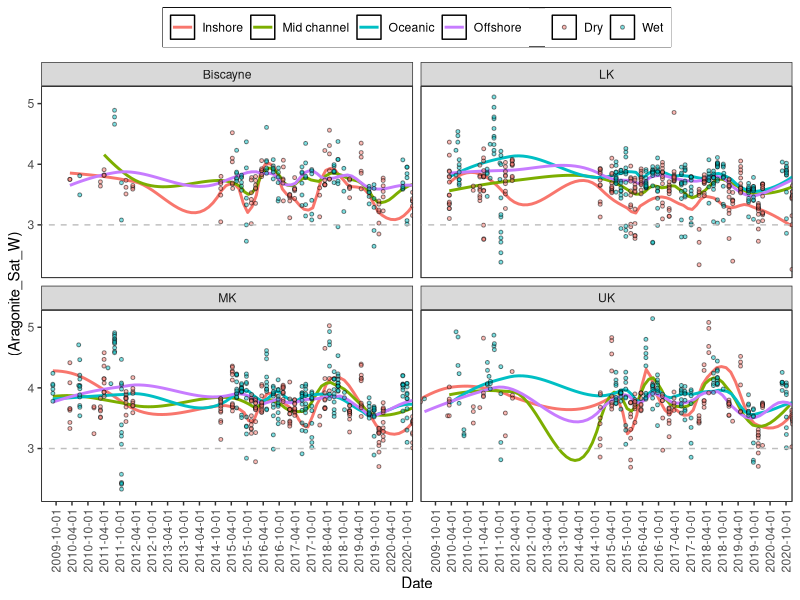
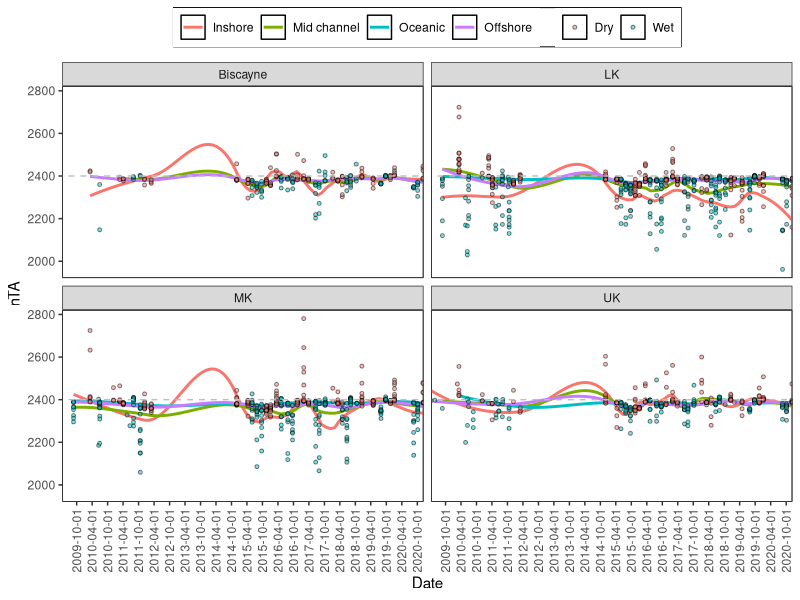
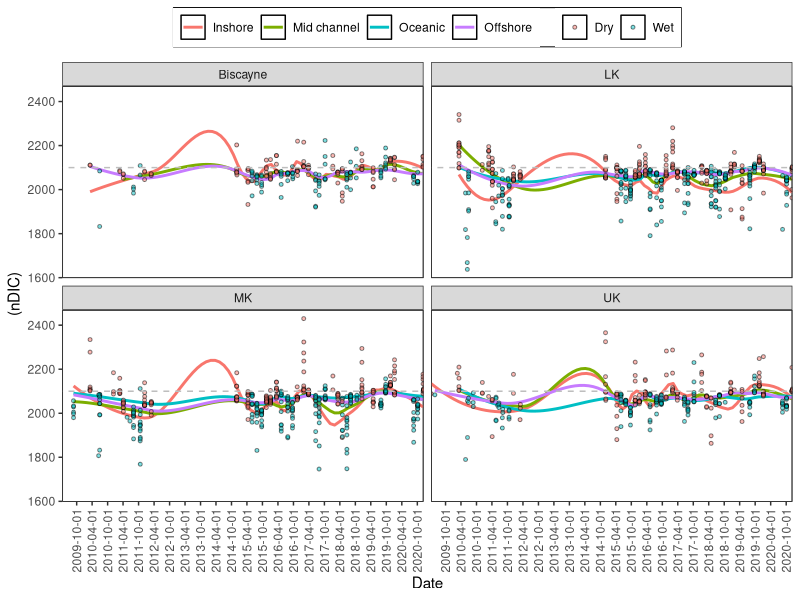
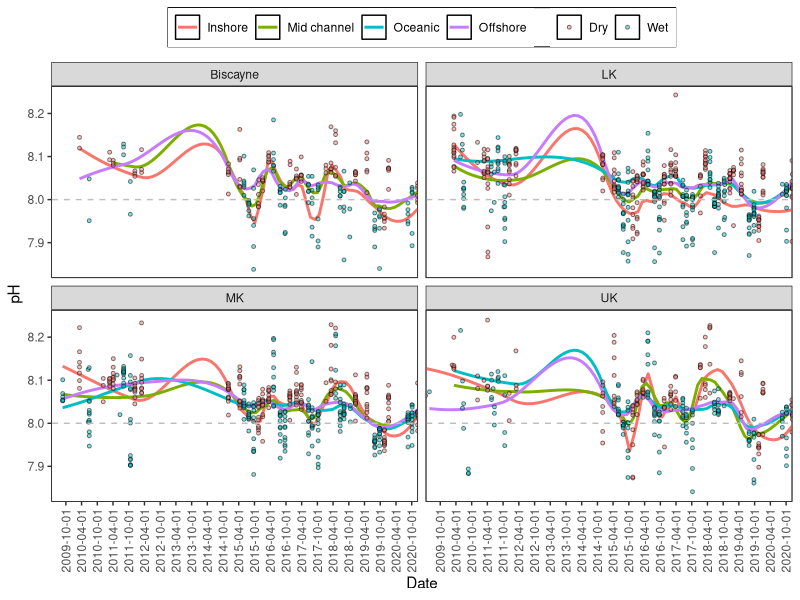
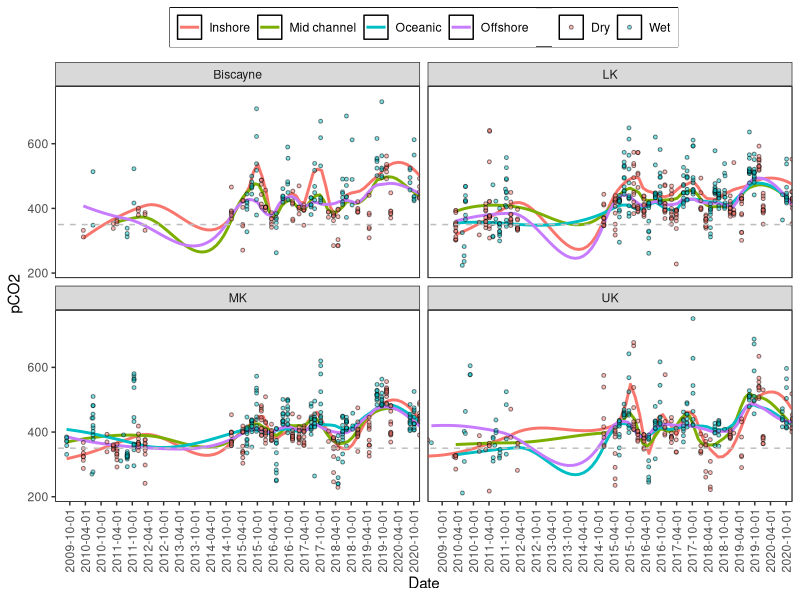

Write R code to recreate these figures, in order.
## ---- chunk 1
  knitr::opts_chunk$set(warning = FALSE, 
                        message = FALSE,
                        #options(knitr.kable.NA = ''),
                        fig.align = "center")
## ---- chunk 2
# Libraries
    library(plyr)
    library(tidyverse)
    library(reshape2)
    library(ggthemes)
    library(lubridate)
    library(knitr)
    library(dplyr)
    library(broom)
## ---- chunk 3

WS.data<-read.csv("WS.data.csv", header = T)
WS.data$Date<-as.Date(WS.data$Date)

Cycles<-WS.data %>% select(SiteID, Date, Zone, Sub_region, Month, Precipitation,
                           Aragonite_Sat_W, BestSalinity, nTA, nDIC, pH, pCO2) 

clycle<- ggplot(Cycles, aes(x=Date)) +
  
  theme_bw() +
  #scale_y_continuous(limits = c(0,5.5),
  #                     name=("Aragonite Saturation") ,
  #                     breaks = seq(0, 5, 1),  
   #                    expand = c(0, 0)) +
  scale_x_date(name="Date",
               #labels = date_format("%M/%Y"),
               #limits = c(-1,114),
               expand = c(0, 0),
              breaks ="6 months")+
  
theme(legend.position="top",
      legend.direction = "horizontal",
      legend.title = element_blank(),
          plot.background=element_blank(),
          axis.text.x = element_text(angle = 90, vjust = 0.5),
          panel.grid.major.y = element_blank(),
          panel.grid.major.x = element_blank(),
          panel.grid.minor.x = element_blank(),
          panel.grid.minor.y = element_blank(),
          legend.box.background = element_rect(),
          panel.background =element_rect(fill = NA, color = "black")
          ) +
  facet_wrap(Sub_region~.)

## ---- chunk 4
Omega<-clycle  +  
  geom_smooth(aes(x=Date, y=(Aragonite_Sat_W), colour=Zone), span= 0.3, se=FALSE)+
  geom_point(aes(x=Date, y=Aragonite_Sat_W, fill=Precipitation), shape=21, alpha=0.5, size=1)+ 
  geom_abline(slope = 0, intercept = 3, color="gray", linetype=2)
Omega

## ---- chunk 5
nTAcycle<-clycle  +  
  geom_smooth(aes(x=Date, y=nTA, colour=Zone), span= 0.3, se=FALSE)+
  geom_point(aes(x=Date, y=nTA, fill=Precipitation), shape=21, alpha=0.5, size=1)+ 
  geom_abline(slope = 0, intercept = 2400, color="gray", linetype=2)
nTAcycle

## ---- chunk 6
nDICcycle<-clycle  +  
  geom_smooth(aes(x=Date, y=(nDIC), colour=Zone), span= 0.3, se=FALSE)+
  geom_point(aes(x=Date, y=nDIC, fill=Precipitation), shape=21, alpha=0.5, size=1)+ 
  geom_abline(slope = 0, intercept = 2100, color="gray", linetype=2)
nDICcycle

## ---- chunk 7
pHcycle<-clycle  +  
  geom_smooth(aes(x=Date, y=pH, colour=Zone), span= 0.3, se=FALSE)+
  geom_point(aes(x=Date, y=pH, fill=Precipitation), shape=21, alpha=0.5, size=1)+ 
  geom_abline(slope = 0, intercept = 8, color="gray", linetype=2)
pHcycle

## ---- chunk 8
pCO2cycle<-clycle  +  
  geom_smooth(aes(x=Date, y=pCO2, colour=Zone), span= 0.3, se=FALSE)+
  geom_point(aes(x=Date, y=pCO2, fill=Precipitation), shape=21, alpha=0.5, size=1)+ 
  geom_abline(slope = 0, intercept =350, color="gray", linetype=2)
pCO2cycle

